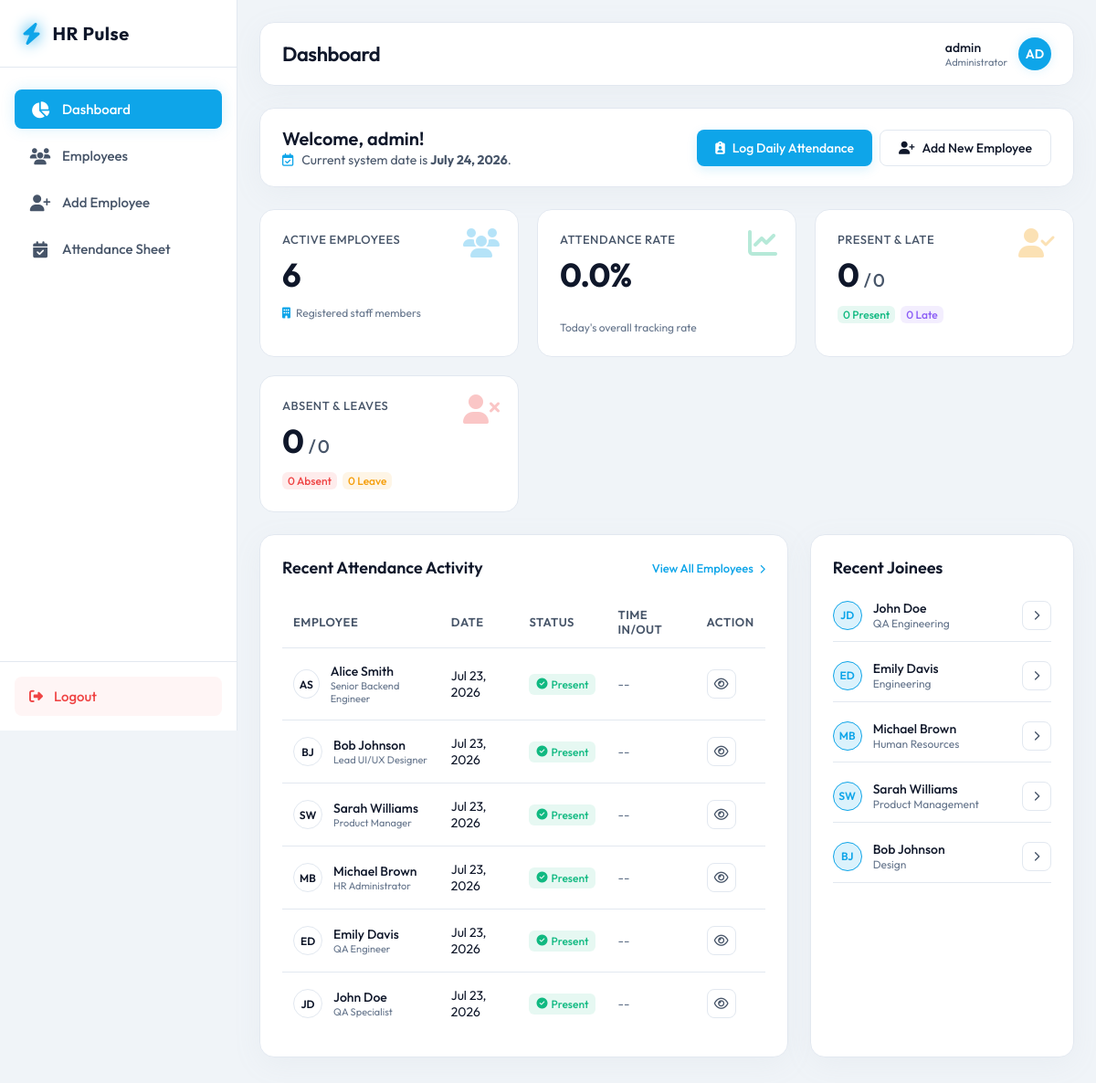
The app's page / (signed in) with its own data.
### employees/models.py (models this page shows, shortened)
class Attendance(models.Model):
    STATUS_CHOICES = [
        ('Present', 'Present'),
        ('Absent', 'Absent'),
        ('Leave', 'Leave'),
        ('Late', 'Late'),
    ]
    employee = models.ForeignKey(Employee, on_delete=models.CASCADE, related_name='attendances')
    date = models.DateField()
    status = models.CharField(max_length=10, choices=STATUS_CHOICES, default='Present')
    check_in = models.TimeField(blank=True, null=True)
    check_out = models.TimeField(blank=True, null=True)
    notes = models.TextField(blank=True, null=True)
    class Meta:
        unique_together = ('employee', 'date')
        ordering = ['-date']

class Employee(models.Model):
    first_name = models.CharField(max_length=100)
    last_name = models.CharField(max_length=100)
    email = models.EmailField(unique=True)
    phone = models.CharField(max_length=20, blank=True, null=True)
    designation = models.CharField(max_length=100)
    department = models.CharField(max_length=100)
    date_joined = models.DateField()
    salary = models.DecimalField(max_digits=10, decimal_places=2)
    is_active = models.BooleanField(default=True)
    @property
    def full_name(self):
        return f"{self.first_name} {self.last_name}"

### employees/views.py (the view)
# urls.py: path('', views.dashboard, name='dashboard'),
@login_required
def dashboard(request):
    today = timezone.localdate()
    total_employees = Employee.objects.filter(is_active=True).count()
    today_attendance = Attendance.objects.filter(date=today)
    present_count = today_attendance.filter(status='Present').count()
    late_count = today_attendance.filter(status='Late').count()
    absent_count = today_attendance.filter(status='Absent').count()
    leave_count = today_attendance.filter(status='Leave').count()
    marked_count = today_attendance.count()
    unmarked_count = max(0, total_employees - marked_count)
    attendance_rate = 0
    if total_employees > 0:
        attendance_rate = round(((present_count + late_count) / total_employees) * 100, 1)
    recent_activities = Attendance.objects.select_related('employee').all()[:6]
    recent_employees = Employee.objects.all().order_by('-id')[:5]
    context = {
        'today': today,
        'total_employees': total_employees,
        'present_count': present_count,
        'late_count': late_count,
        'absent_count': absent_count,
        'leave_count': leave_count,
        'unmarked_count': unmarked_count,
        'attendance_rate': attendance_rate,
        'recent_activities': recent_activities,
        'recent_employees': recent_employees,
    }
    return render(request, 'employees/dashboard.html', context)

### employees/templates/employees/dashboard.html (shortened to what this page needs)
{% extends 'employees/base.html' %}
{% block page_title %}Dashboard{% endblock %}
{% block content %}
<div class="glass-card" style="padding: 20px 24px; display: flex; justify-content: space-between; align-items: center; flex-wrap: wrap; gap: 16px;">
    <div>
        <h2 style="font-size: 20px; font-weight: 600;">Welcome, {{ user.username }}!</h2>
        <p style="font-size: 14px; color: var(--text-secondary); margin-top: 2px;">
            <i class="fa-regular fa-calendar-check" style="margin-right: 6px; color: var(--color-primary);"></i>
            Current system date is <strong>{{ today|date:"F d, Y" }}</strong>.
        </p>
    </div>
    <div class="quick-actions">
        <a href="{% url 'attendance_sheet' %}" class="btn btn-primary">
            <i class="fa-solid fa-clipboard-user"></i>
            <span>Log Daily Attendance</span>
        </a>
        <a href="{% url 'employee_create' %}" class="btn btn-secondary">
            <i class="fa-solid fa-user-plus"></i>
            <span>Add New Employee</span>
        </a>
    </div>
</div>
<div class="stats-grid">
    <div class="stat-card primary">
        <i class="fa-solid fa-users stat-icon"></i>
        <div class="stat-label">Active Employees</div>
        <div class="stat-value">{{ total_employees }}</div>
        <div class="stat-footer">
            <i class="fa-solid fa-building" style="color: var(--color-primary);"></i>
            <span>Registered staff members</span>
        </div>
    </div>
    <div class="stat-card success">
        <i class="fa-solid fa-chart-line stat-icon"></i>
        <div class="stat-label">Attendance Rate</div>
        <div class="stat-value">{{ attendance_rate }}%</div>
        <div class="progress-bar-container">
        </div>
        <div class="stat-footer">
            <span>Today's overall tracking rate</span>
        </div>
    </div>
    <div class="stat-card warning">
        <i class="fa-solid fa-user-check stat-icon"></i>
        <div class="stat-label">Present & Late</div>
        <div class="stat-value">{{ present_count }} <span style="font-size: 20px; font-weight: 500; color: var(--text-secondary);">/ {{ late_count }}</span></div>
        <div class="stat-footer">
            <span class="badge badge-present" style="padding: 2px 6px;">{{ present_count }} Present</span>
            <span class="badge badge-late" style="padding: 2px 6px;">{{ late_count }} Late</span>
        </div>
    </div>
    <div class="stat-card danger">
        <i class="fa-solid fa-user-xmark stat-icon"></i>
        <div class="stat-label">Absent & Leaves</div>
        <div class="stat-value">{{ absent_count }} <span style="font-size: 20px; font-weight: 500; color: var(--text-secondary);">/ {{ leave_count }}</span></div>
        <div class="stat-footer">
            <span class="badge badge-absent" style="padding: 2px 6px;">{{ absent_count }} Absent</span>
            <span class="badge badge-leave" style="padding: 2px 6px;">{{ leave_count }} Leave</span>
        </div>
    </div>
</div>
<div class="dashboard-grid">
    <div class="glass-card">
        <div class="card-header-actions">
            <h3 class="card-title">Recent Attendance Activity</h3>
            <a href="{% url 'employee_list' %}" style="font-size: 13px; color: var(--color-primary); text-decoration: none; font-weight: 500;">
                View All Employees
                <i class="fa-solid fa-chevron-right" style="font-size: 10px; margin-left: 4px;"></i>
            </a>
        </div>
        {% if recent_activities %}
        <div style="overflow-x: auto;">
            <table class="recent-table">
                <thead>
                    <tr>
                        <th>Employee</th>
                        <th>Date</th>
                        <th>Status</th>
                        <th>Time In/Out</th>
                        <th>Action</th>
                    </tr>
                </thead>
                <tbody>
                    {% for att in recent_activities %}
                    <tr>
                        <td>
                            <div class="employee-cell">
                                <div class="employee-avatar-sm">
                                    {{ att.employee.first_name|slice:":1" }}{{ att.employee.last_name|slice:":1" }}
                                </div>
                                <div class="employee-cell-meta">
                                    <span class="employee-cell-name">{{ att.employee.full_name }}</span>
                                    <span class="employee-cell-dept">{{ att.employee.designation }}</span>
                                </div>
                            </div>
                        </td>
                        <td>{{ att.date|date:"M d, Y" }}</td>
                        <td>
                            {% if att.status == 'Present' %}
                                <span class="badge badge-present"><i class="fa-solid fa-circle-check" style="margin-right: 4px;"></i>Present</span>
                            {% elif att.status == 'Late' %}
                                <span class="badge badge-late"><i class="fa-solid fa-clock" style="margin-right: 4px;"></i>Late</span>
                            {% elif att.status == 'Absent' %}
                                <span class="badge badge-absent"><i class="fa-solid fa-circle-xmark" style="margin-right: 4px;"></i>Absent</span>
                            {% elif att.status == 'Leave' %}
                                <span class="badge badge-leave"><i class="fa-solid fa-calendar-minus" style="margin-right: 4px;"></i>Leave</span>
                            {% endif %}
                        </td>
                        <td>
                            {% if att.check_in %}
                                {{ att.check_in|time:"h:i A" }}
                                {% if att.check_out %} - {{ att.check_out|time:"h:i A" }}{% endif %}
                            {% else %}
                                <span style="color: var(--text-muted);">--</span>
                            {% endif %}
                        </td>
                        <td>
                            <a href="{% url 'employee_detail' att.employee.id %}" class="action-icon-btn" title="View details">
                                <i class="fa-regular fa-eye"></i>
                            </a>
                        </td>
                    </tr>
                    {% endfor %}
                </tbody>
            </table>
        </div>
        {% else %}
        <div style="text-align: center; padding: 40px 20px; color: var(--text-muted);">
            <i class="fa-solid fa-folder-open" style="font-size: 32px; margin-bottom: 12px; display: block; opacity: 0.5;"></i>
            <span>No attendance logs found. Log attendance to get started.</span>
        </div>
        {% endif %}
    </div>
    <div class="glass-card">
        <div class="card-header-actions">
            <h3 class="card-title">Recent Joinees</h3>
        </div>
        {% if recent_employees %}
        <div style="display: flex; flex-direction: column; gap: 16px;">
            {% for emp in recent_employees %}
            <div style="display: flex; align-items: center; justify-content: space-between; padding-bottom: 12px; border-bottom: 1px solid var(--border-color); padding-top: 4px;">
                <div class="employee-cell">
                    <div class="employee-avatar-sm" style="background-color: var(--color-primary-glow); border-color: var(--color-primary); color: var(--color-primary);">
                        {{ emp.first_name|slice:":1" }}{{ emp.last_name|slice:":1" }}
                    </div>
                    <div class="employee-cell-meta">
                        <span class="employee-cell-name" style="font-size: 14px;">{{ emp.full_name }}</span>
                        <span class="employee-cell-dept" style="font-size: 12px;">{{ emp.department }}</span>
                    </div>
                </div>
                <a href="{% url 'employee_detail' emp.id %}" class="action-icon-btn">
                    <i class="fa-solid fa-chevron-right" style="font-size: 11px;"></i>
                </a>
            </div>
            {% endfor %}
        </div>
        {% else %}
        <div style="text-align: center; padding: 40px 20px; color: var(--text-muted);">
            <i class="fa-solid fa-user-slash" style="font-size: 32px; margin-bottom: 12px; display: block; opacity: 0.5;"></i>
            <span>No employees found.</span>
        </div>
        {% endif %}
    </div>
</div>
{% endblock %}

### employees/templates/employees/base.html (shortened to what this page needs)
<!DOCTYPE html>
<html lang="en">
<head>
    <link rel="stylesheet" href="https://cdnjs.cloudflare.com/ajax/libs/font-awesome/6.4.0/css/all.min.css">
</head>
<body>
    {% if user.is_authenticated %}
    <aside>
        <div class="sidebar-brand">
            <i class="fa-solid fa-bolt"></i>
            <span>HR Pulse</span>
        </div>
        <ul class="sidebar-menu">
            <li class="sidebar-item {% if request.resolver_match.url_name == 'dashboard' %}active{% endif %}">
                <a href="{% url 'dashboard' %}">
                    <i class="fa-solid fa-chart-pie"></i>
                    <span>Dashboard</span>
                </a>
            </li>
            <li class="sidebar-item {% if request.resolver_match.url_name == 'employee_list' or request.resolver_match.url_name == 'employee_detail' %}active{% endif %}">
                <a href="{% url 'employee_list' %}">
                    <i class="fa-solid fa-users"></i>
                    <span>Employees</span>
                </a>
            </li>
            <li class="sidebar-item {% if request.resolver_match.url_name == 'employee_create' %}active{% endif %}">
                <a href="{% url 'employee_create' %}">
                    <i class="fa-solid fa-user-plus"></i>
                    <span>Add Employee</span>
                </a>
            </li>
            <li class="sidebar-item {% if request.resolver_match.url_name == 'attendance_sheet' %}active{% endif %}">
                <a href="{% url 'attendance_sheet' %}">
                    <i class="fa-solid fa-calendar-check"></i>
                    <span>Attendance Sheet</span>
                </a>
            </li>
        </ul>
        <div class="sidebar-footer">
            <a href="{% url 'logout' %}" class="logout-btn">
                <i class="fa-solid fa-right-from-bracket"></i>
                <span>Logout</span>
            </a>
        </div>
    </aside>
    {% endif %}
    <main style="{% if not user.is_authenticated %}margin-left: 0; padding: 0; display: flex; align-items: center; justify-content: center; background: radial-gradient(circle at top right, #e0f2fe, #f0f9ff);{% endif %}">
        {% if user.is_authenticated %}
        <header>
            <div class="header-title">
                <h1>{% block page_title %}Dashboard{% endblock %}</h1>
            </div>
            <div class="header-user">
                <div class="user-info">
                    <span class="user-name">{{ user.username }}</span>
                    <span class="user-role">Administrator</span>
                </div>
                <div class="user-avatar">
                    {{ user.username|slice:":2"|upper }}
                </div>
            </div>
        </header>
        {% endif %}
        <div class="content-body">
            {% block content %}{% endblock %}
        </div>
    </main>
</body>
</html>

### records on screen
Attendance: employee.first_name "A", employee.last_name "S", employee.full_name "Alice Smith", employee.designation "Senior Backend Engineer", date "Jul 23, 2026", status "Present" (drawn)
Attendance: employee.first_name "B", employee.last_name "J", employee.full_name "Bob Johnson", employee.designation "Lead UI/UX Designer", date "Jul 23, 2026", status "Present" (drawn)
Attendance: employee.first_name "S", employee.last_name "W", employee.full_name "Sarah Williams", employee.designation "Product Manager", date "Jul 23, 2026", status "Present" (drawn)
Attendance: employee.first_name "M", employee.last_name "B", employee.full_name "Michael Brown", employee.designation "HR Administrator", date "Jul 23, 2026", status "Present" (drawn)
Attendance: employee.first_name "E", employee.last_name "D", employee.full_name "Emily Davis", employee.designation "QA Engineer", date "Jul 23, 2026", status "Present" (drawn)
Attendance: employee.first_name "J", employee.last_name "D", employee.full_name "John Doe", employee.designation "QA Specialist", date "Jul 23, 2026", status "Present" (drawn)
Employee: first_name "J", last_name "D", full_name "John Doe", department "QA Engineering"
Employee: first_name "E", last_name "D", full_name "Emily Davis", department "Engineering"
Employee: first_name "M", last_name "B", full_name "Michael Brown", department "Human Resources"
Employee: first_name "S", last_name "W", full_name "Sarah Williams", department "Product Management"
Employee: first_name "B", last_name "J", full_name "Bob Johnson", department "Design"

### other values on screen
{{ user.username }} "admin"
{{ user.username|slice:":2"|upper }} "AD"
{{ today|date:"F d, Y" }} "July 24, 2026"
{{ total_employees }} "6"
{{ attendance_rate }} "0.0"
{{ present_count }} "0"
{{ late_count }} "0"
{{ absent_count }} "0"
{{ leave_count }} "0"
